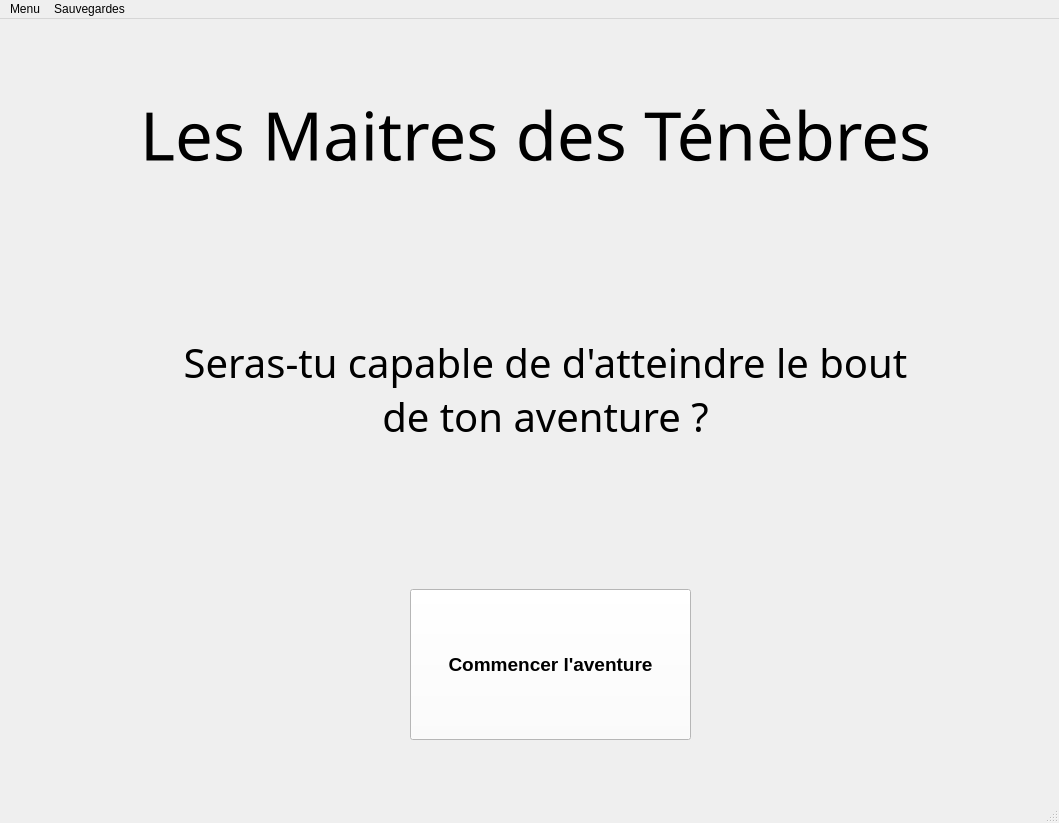
<?xml version="1.0" encoding="UTF-8"?>
<ui version="4.0">
 <class>MainWindow</class>
 <widget class="QMainWindow" name="MainWindow">
  <property name="geometry">
   <rect>
    <x>0</x>
    <y>0</y>
    <width>1059</width>
    <height>823</height>
   </rect>
  </property>
  <property name="windowTitle">
   <string>MainWindow</string>
  </property>
  <property name="styleSheet">
   <string notr="true">
</string>
  </property>
  <widget class="QWidget" name="centralwidget">
   <widget class="QLabel" name="labelTitreLivre">
    <property name="geometry">
     <rect>
      <x>60</x>
      <y>40</y>
      <width>951</width>
      <height>151</height>
     </rect>
    </property>
    <property name="font">
     <font>
      <family>Viner Hand ITC</family>
      <pointsize>50</pointsize>
      <weight>50</weight>
      <bold>false</bold>
     </font>
    </property>
    <property name="cursor">
     <cursorShape>ArrowCursor</cursorShape>
    </property>
    <property name="text">
     <string>Les Maitres des Ténèbres</string>
    </property>
    <property name="textFormat">
     <enum>Qt::AutoText</enum>
    </property>
    <property name="alignment">
     <set>Qt::AlignCenter</set>
    </property>
   </widget>
   <widget class="QLabel" name="labelSousTitreLivre">
    <property name="geometry">
     <rect>
      <x>170</x>
      <y>230</y>
      <width>751</width>
      <height>281</height>
     </rect>
    </property>
    <property name="font">
     <font>
      <family>Viner Hand ITC</family>
      <pointsize>30</pointsize>
      <weight>50</weight>
      <bold>false</bold>
     </font>
    </property>
    <property name="text">
     <string>Seras-tu capable de d'atteindre le bout de ton aventure ?</string>
    </property>
    <property name="textFormat">
     <enum>Qt::AutoText</enum>
    </property>
    <property name="alignment">
     <set>Qt::AlignCenter</set>
    </property>
    <property name="wordWrap">
     <bool>true</bool>
    </property>
   </widget>
   <widget class="QPushButton" name="pushButtonDebutPartie">
    <property name="geometry">
     <rect>
      <x>410</x>
      <y>570</y>
      <width>281</width>
      <height>151</height>
     </rect>
    </property>
    <property name="font">
     <font>
      <pointsize>14</pointsize>
      <weight>75</weight>
      <bold>true</bold>
     </font>
    </property>
    <property name="cursor">
     <cursorShape>PointingHandCursor</cursorShape>
    </property>
    <property name="styleSheet">
     <string notr="true">background-color: rgb(255, 255, 255);</string>
    </property>
    <property name="text">
     <string>Commencer l'aventure</string>
    </property>
   </widget>
  </widget>
  <widget class="QMenuBar" name="menubar">
   <property name="geometry">
    <rect>
     <x>0</x>
     <y>0</y>
     <width>1059</width>
     <height>26</height>
    </rect>
   </property>
   <widget class="QMenu" name="menuMenu">
    <property name="title">
     <string>Menu</string>
    </property>
   </widget>
   <widget class="QMenu" name="menuSauvegarde">
    <property name="title">
     <string>Sauvegardes</string>
    </property>
   </widget>
   <addaction name="menuMenu"/>
   <addaction name="menuSauvegarde"/>
  </widget>
  <widget class="QStatusBar" name="statusbar"/>
 </widget>
 <resources/>
 <connections/>
</ui>
